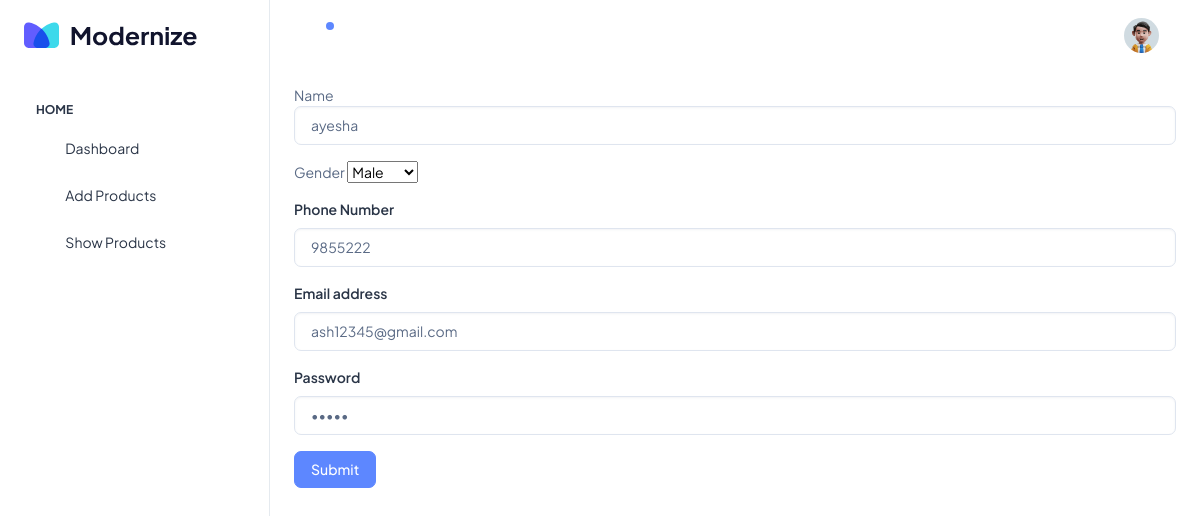
Screenshot of /admin/update_register.php?update_user&users_id=39 with the database file from the repository.
### tables this page shows
CREATE TABLE `users` (
  `users_id` int(52) NOT NULL,
  `user_name` varchar(78) NOT NULL,
  `user_gender` varchar(74) NOT NULL,
  `user_phone_no` varchar(65) NOT NULL,
  `user_email` varchar(85) NOT NULL,
  `user_password` varchar(96) NOT NULL,
  `user_role` varchar(10) NOT NULL DEFAULT 'user'
);

### admin/update_register.php (the view, shortened to what this page needs)
<?php
    require_once("sidebar.php");
    require_once("header.php");
    require_once("../connection.php");
    $user_id=$_GET['users_id'];
    $select_query="SELECT * FROM`users`WHERE `users_id`='$user_id'";
    $result = mysqli_query($connection , $select_query);
    $row = mysqli_fetch_assoc($result);
?>
<div class="container-fluid">
    <div class="row">
        <div class="col-lg-12">
        <form method="GET">
            <div class="mb-3">
            <label for="name">Name</label>
            <input type="text" value="<?php echo$row['user_name']?>" name="user_name" id="name" class="form-control">
            </div>
            <div class="mb-3">
            <label for="gender">Gender</label>
            <select name="user_gender" id="gender">
            <option value="Male"
            <?php
                if( $row['user_gender'] == 'Male' ){
                echo "selected";
                }
        ?>
                >Male</option>
            </select>
            </div>
            <div class="mb-3">
            <label for="phone_no" class="form-label">Phone Number</label>
            <input type="text" value="<?php echo $row['user_phone_no']?>" name="user_phone_no" class="form-control" id="phone_no" aria-describedby="emailHelp">
            </div>
            <div class="mb-3">
            <label for="exampleInputEmail1" class="form-label">Email address</label>
            <input type="email" value="<?php echo $row['user_email']?>" class="form-control" name="user_email" id="exampleInputEmail1" aria-describedby="emailHelp">
            </div>
            <div class="mb-3">
            <label for="exampleInputPassword1" class="form-label">Password</label>
            <input type="password"   value="<?php echo $row['user_password']?>" name="user_password" class="form-control" id="exampleInputPassword1">
            </div>
            <button type="submit" name="update_button" class="btn btn-primary">Submit</button>
        </form>
        </div>
    </div>
</div>
<?php
    require_once("footer.php");
?>

### rows the page displays
users: user_name "ayesha", user_phone_no "9855222", user_email "ash12345@gmail.com"
